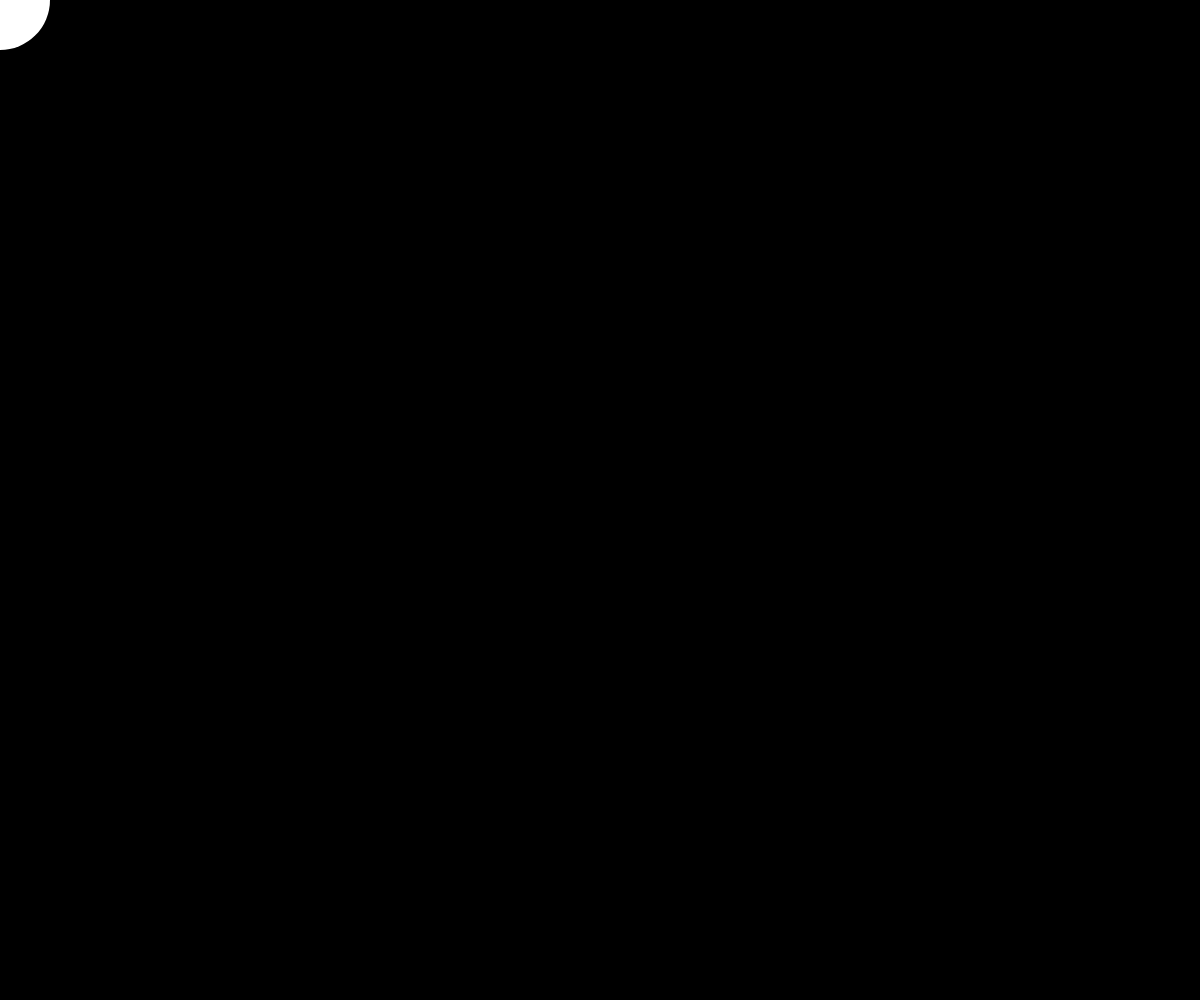
Frame 1 (no input)
Frame 60 (no input): identical to frame 1, image omitted
Frame 120 (the mouse pressed at the canvas centre since frame 60): blank canvas, image omitted

The p5.js sketch that drew this single still picture (run headless with seeded random() and noise() and a simulated clock; from frame 60 on, the mouse is pressed at the canvas centre):

// p5.js sketch
// ── sketch.js
//size of moon
var wide = 100;
var high = 100;

function setup() {
  createCanvas(windowWidth, windowHeight);
}

function draw() {
  //maps one range to another range
  //in this case, maps the location of the mouse to the colour of bg/moon

  // for background, original value is set to X location of mouse (1st argument in map())
  // original range is from 0-width (2nd and 3rd arguments in map())
  // map that original range from 0-255 (RGB colour space) (4th and 5th arguments in map())
  // thus, if mouse is at far left, RGB == 0 (black); if mouse is at far right, RGB == 255 (white)
  var bgCol = map(mouseX, 0, windowWidth, 0, 255);

  // for moon, original value is set to Y location of mouse (1st argument in map())
  // original range is from 0-height (2nd and 3rd arguments in map())
  // map that original range from 255-0 (RGB colour space) (4th and 5th arguments in map())
  // thus, if mouse is at far top, RGB == 255 (white); if mouse is at far bottom, RGB == 0 (white)
  var moonCol = map(mouseY, 0, windowHeight, 255, 0);

  background(bgCol);
  fill(moonCol);
  noStroke();
  ellipse(mouseX, mouseY, wide, high);
}

function windowResized() {
  resizeCanvas(windowWidth, windowHeight);
}
